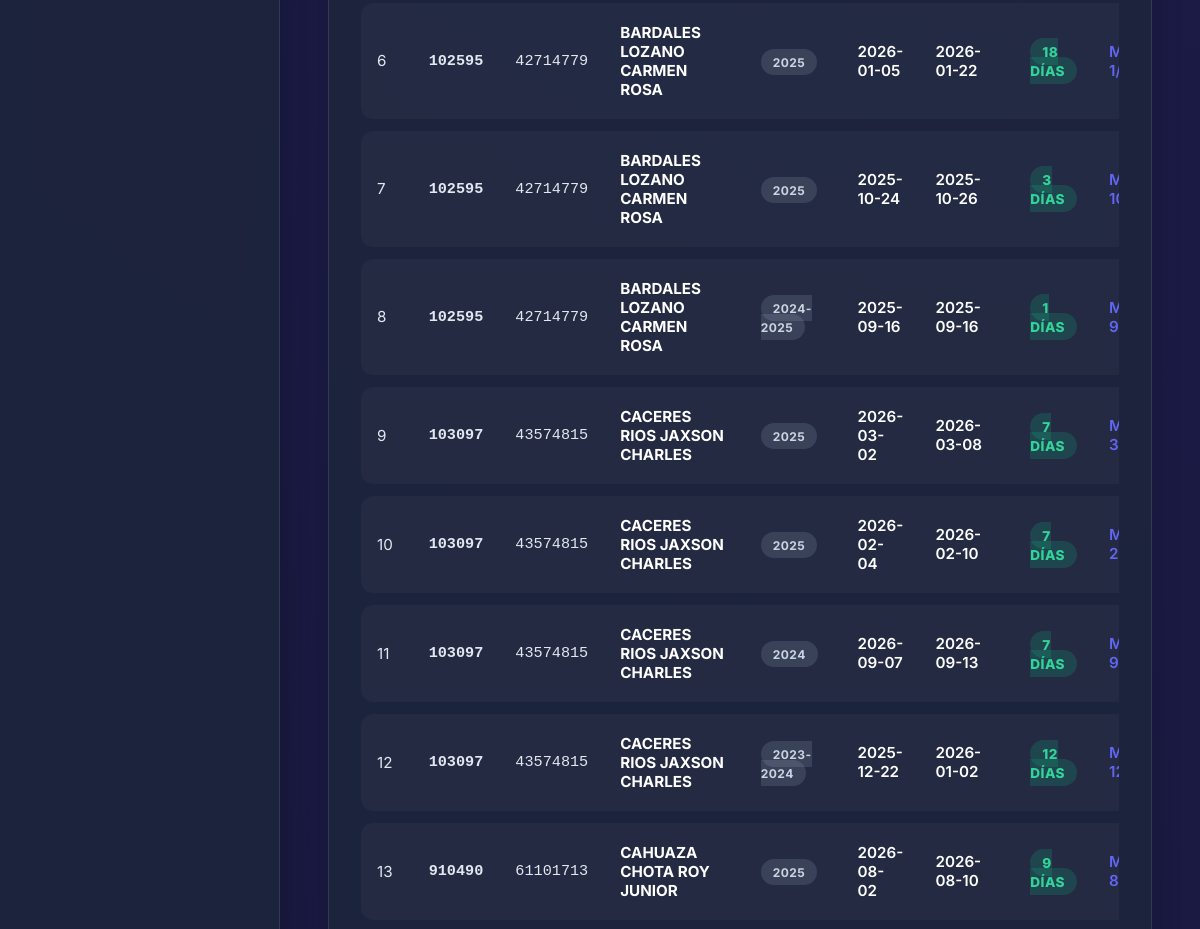
Page /vacaciones/historial (middle part) on the earlier database version.
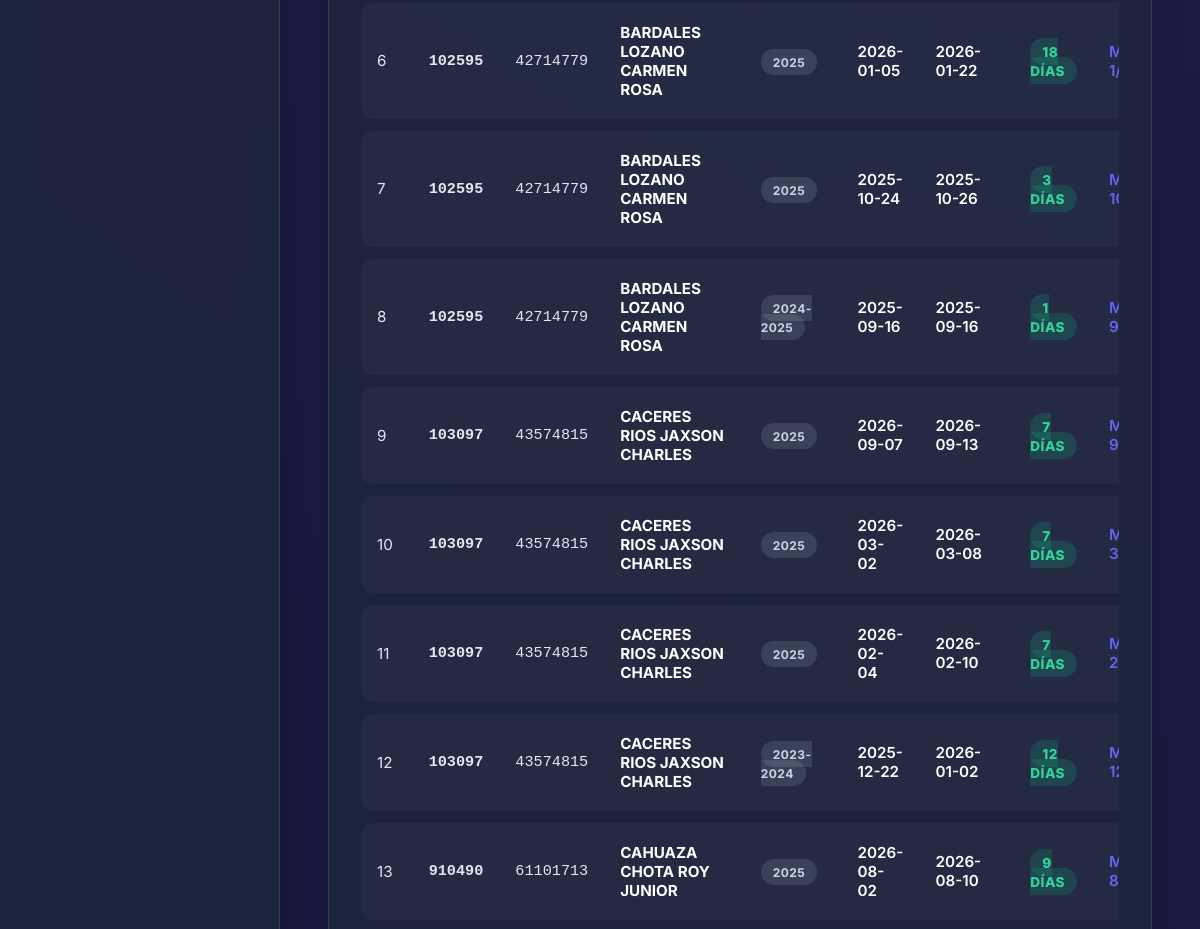
Same page on the later database version.
### tables this page shows
CREATE TABLE reporte_vacaciones (
    id_vacacion INTEGER PRIMARY KEY AUTOINCREMENT,
    id_reporte INTEGER NOT NULL,
    id_empleado INTEGER NOT NULL,
    periodo VARCHAR(50),                        -- Ej: '2023-2024', '2024-2025', '2025'
    fecha_inicio DATE NOT NULL,
    fecha_termino DATE NOT NULL,
    dias INTEGER NOT NULL,
    observaciones TEXT,                         -- Ej: 'Adelanto de vacaciones, le resta 29 dias'
    FOREIGN KEY (id_reporte) REFERENCES reportes_cierre_mensual(id_reporte) ON DELETE CASCADE,
    FOREIGN KEY (id_empleado) REFERENCES empleados(id_empleado)
);

CREATE TABLE empleados (
    id_empleado INTEGER PRIMARY KEY AUTOINCREMENT,
    codigo_servidor VARCHAR(20) UNIQUE NOT NULL, -- Ej: '099132', '103097'
    dni VARCHAR(15) UNIQUE,                      -- DNI (8 dígitos)
    apellidos_nombres VARCHAR(200) NOT NULL,
    created_at TIMESTAMP DEFAULT CURRENT_TIMESTAMP
, grupo_guardia_default INTEGER DEFAULT 1, sexo TEXT, fecha_nacimiento DATE, correo TEXT, id_regimen INTEGER, regimen_nombre TEXT, nivel TEXT, cargo_estructural TEXT, estado_laboral TEXT, modalidad_laboral TEXT, direccion_oficina TEXT, jefatura_area TEXT, cargo_funcion TEXT, area_clasificacion TEXT, horario_laboral TEXT, fecha_ingreso_eepp DATE, resolucion_documento TEXT, observaciones TEXT, fecha_ingreso_inpe DATE);

CREATE TABLE reportes_cierre_mensual (
    id_reporte INTEGER PRIMARY KEY AUTOINCREMENT,
    anio INTEGER NOT NULL,                       -- Ej: 2025, 2026
    mes INTEGER NOT NULL CHECK (mes BETWEEN 1 AND 12), -- 1 al 12 (Setiembre=9, Octubre=10, etc.)
    id_establecimiento INTEGER NOT NULL,         -- 722
    id_responsable INTEGER NOT NULL,             -- Referencia a empleado (directora/encargada)
    total_trabajadores INTEGER DEFAULT 0,
    fecha_cierre DATE,
    observaciones_generales TEXT,
    created_at TIMESTAMP DEFAULT CURRENT_TIMESTAMP, estado VARCHAR(20) DEFAULT 'ABIERTO',
    CONSTRAINT uq_reporte_mensual UNIQUE (anio, mes, id_establecimiento),
    FOREIGN KEY (id_establecimiento) REFERENCES establecimientos(id_establecimiento),
    FOREIGN KEY (id_responsable) REFERENCES empleados(id_empleado)
);

### app/modules/vacaciones/router.py (the view)
@router.get("/historial", response_class=HTMLResponse)
async def ver_historial_vacaciones(request: Request, id_empleado: int = None):
    from app.modules.vacaciones.repository import VacacionesRepository
    from app.modules.empleados.service import EmpleadoService
    historial = VacacionesRepository.get_historial_completo_personal(id_empleado=id_empleado)
    empleados = EmpleadoService.listar_personal()
    total_dias = sum(h["dias"] for h in historial)
    return templates.TemplateResponse(
        request=request,
        name="vacaciones/historial_personal.html",
        context={
            "historial": historial,
            "empleados": empleados,
            "empleado_seleccionado": id_empleado,
            "total_dias": total_dias,
            "total_registros": len(historial)
        }
    )

### app/templates/vacaciones/historial_personal.html (shortened to what this page needs)
{% extends "base.html" %}
{% block content %}
<div style="display: flex; flex-direction: column; gap: 1.5rem;">
    <div class="table-container">
        <div style="overflow-x: auto; margin-top: 1rem;">
            <table class="data-table">
                <tbody>
                    {% for h in historial %}
                    <tr>
                        <td>{{ loop.index }}</td>
                        <td style="font-family: monospace; font-weight: 700;">{{ h.codigo_servidor }}</td>
                        <td style="font-family: monospace;">{{ h.dni or '-' }}</td>
                        <td style="font-weight: 700; color: #fff;">{{ h.apellidos_nombres }}</td>
                        <td><span class="badge badge-neutral" style="font-weight: 700;">{{ h.periodo }}</span></td>
                        <td style="color: #fff; font-weight: 600;">{{ h.fecha_inicio }}</td>
                        <td style="color: #fff; font-weight: 600;">{{ h.fecha_termino }}</td>
                        <td><span class="badge badge-success" style="font-weight: 800; font-size: 0.85rem;">{{ h.dias }} días</span></td>
                        <td>
                            <a href="/asistencia/llenado-2026?mes={{ h.mes }}&tab=vacaciones" style="color: var(--primary); text-decoration: none; font-weight: 600;">
                                Mes {{ h.mes }}/{{ h.anio }}
                            </a>
                        </td>
                    </tr>
                    {% else %}
                    <tr>
                        <td colspan="10" style="text-align: center; color: var(--text-muted); padding: 3rem;">
                            No se registran salidas vacacionales para el criterio seleccionado.
                        </td>
                    </tr>
                    {% endfor %}
                </tbody>
            </table>
        </div>
    </div>
</div>
{% endblock %}

### app/templates/base.html (shortened to what this page needs)
<!DOCTYPE html>
<html lang="es">
<head>
    <link rel="stylesheet" href="https://cdnjs.cloudflare.com/ajax/libs/font-awesome/6.4.0/css/all.min.css">
    <link rel="stylesheet" href="/static/premium.css">
</head>
<body>
    <aside class="sidebar">
    </aside>
    <div class="main-content">
        <main class="dashboard">
            {% block content %}{% endblock %}
        </main>
    </div>
</body>
</html>

### app/static/premium.css (style rules this page uses)
:root { --primary: #6366f1; --primary-hover: #4f46e5; --secondary: #10b981; --bg-dark: #0f172a; --bg-panel: rgba(30, 41, 59, 0.7); --text-main: #f8fafc; --text-muted: #94a3b8; --border-color: rgba(255, 255, 255, 0.1); --danger: #ef4444; --warning: #f59e0b; }
* { margin: 0; padding: 0; box-sizing: border-box; font-family: 'Inter', system-ui, sans-serif; }
body { background: radial-gradient(circle at top right, #1e1b4b, #0f172a); color: var(--text-main); min-height: 100vh; display: flex; overflow-x: hidden; }
.sidebar { width: 280px; background: var(--bg-panel); backdrop-filter: blur(12px); -webkit-backdrop-filter: blur(12px); border-right: 1px solid var(--border-color); display: flex; flex-direction: column; padding: 2rem 1.5rem; box-shadow: 4px 0 24px rgba(0,0,0,0.2); z-index: 10; }
.main-content { flex: 1; display: flex; flex-direction: column; height: 100vh; overflow-y: auto; }
.dashboard { padding: 0 3rem 3rem; animation: fadeIn 0.8s ease-out forwards; }
.table-container { background: var(--bg-panel); backdrop-filter: blur(10px); border: 1px solid var(--border-color); border-radius: 20px; padding: 2rem; box-shadow: 0 8px 32px rgba(0,0,0,0.15); }
.data-table { width: 100%; border-collapse: separate; border-spacing: 0 0.75rem; }
.data-table tr td:first-child { border-top-left-radius: 12px; border-bottom-left-radius: 12px; }
.badge { padding: 0.35rem 0.75rem; border-radius: 999px; font-size: 0.75rem; font-weight: 600; text-transform: uppercase; letter-spacing: 0.5px; }
.badge-success { background: rgba(16, 185, 129, 0.2); color: #34d399; }
.badge-neutral { background: rgba(148, 163, 184, 0.2); color: #cbd5e1; }

Differences in the rows shown:
removed reporte_vacaciones: codigo_servidor "103097", dni "43574815", apellidos_nombres "CACERES RIOS JAXSON CHARLES", periodo "2024", fecha_inicio "2026-09-07", fecha_termino "2026-09-13", dias "7", mes "9"
added reporte_vacaciones: codigo_servidor "103097", dni "43574815", apellidos_nombres "CACERES RIOS JAXSON CHARLES", periodo "2025", fecha_inicio "2026-09-07", fecha_termino "2026-09-13", dias "7", mes "9"
